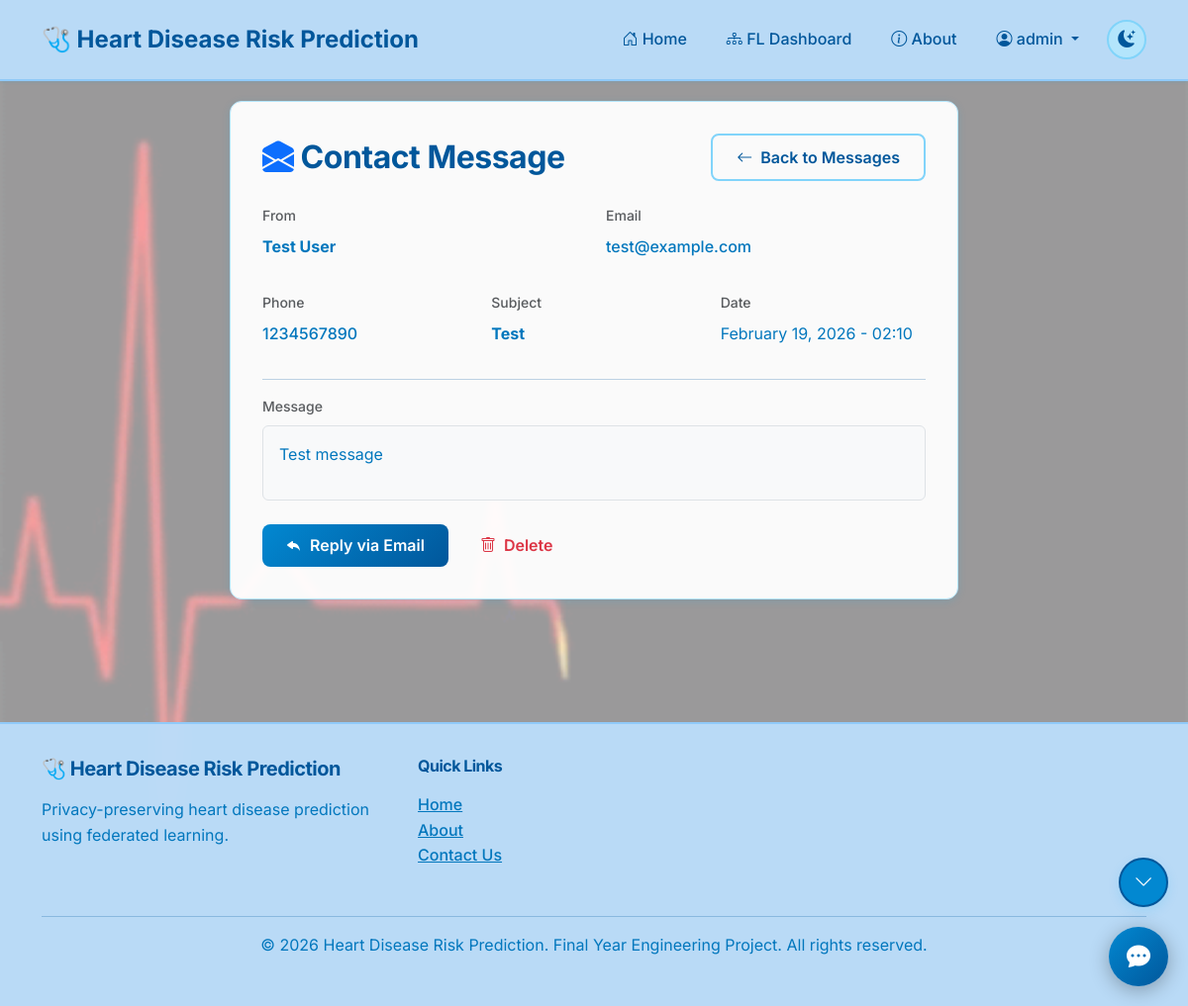
Page /messages/2/ (signed in) on the committed database.
### core/models.py (models this page shows, shortened)
class ContactMessage(models.Model):
    name = models.CharField(max_length=100)
    email = models.EmailField()
    phone = models.CharField(max_length=20, blank=True, null=True)
    subject = models.CharField(max_length=200)
    message = models.TextField()
    submitted_at = models.DateTimeField(auto_now_add=True)
    is_read = models.BooleanField(default=False)
    class Meta:
        ordering = ['-submitted_at']
        verbose_name = 'Contact Message'
        verbose_name_plural = 'Contact Messages'

### core/views.py (the view)
# urls.py: path('messages/<int:message_id>/', views.view_contact_message_admin, name='view_contact_message'),
@login_required
@user_passes_test(is_staff_or_superuser)
def view_contact_message_admin(request, message_id):
    try:
        message = ContactMessage.objects.get(id=message_id)
    except ContactMessage.DoesNotExist:
        messages.error(request, 'Message not found.')
        return redirect('core:contact_messages')
    return render(request, 'admin/view_contact_message.html', {
        'message': message,
        'page_title': f'Message from {message.name}',
    })

### core/context_processors.py (called while the page is built)
def unread_messages(request):
    if request.user.is_authenticated and (request.user.is_staff or request.user.is_superuser):
        try:
            count = ContactMessage.objects.filter(is_read=False).count()
            return {'unread_messages_count': count}
        except Exception:
            return {'unread_messages_count': 0}
    return {'unread_messages_count': 0}

def theme_settings(request):
    theme_settings_obj = None
    if request.user.is_authenticated:
        try:
            theme_settings_obj = UserThemeSettings.objects.get(user=request.user)
        except UserThemeSettings.DoesNotExist:
            theme_settings_obj = UserThemeSettings.objects.create(user=request.user)
    return {
        'user_theme_settings': theme_settings_obj
    }

### core/views.py (called while the page is built)
def is_staff_or_superuser(user):
    return user.is_staff or user.is_superuser

### templates/admin/view_contact_message.html (shortened to what this page needs)
{% extends 'base.html' %}
{% block content %}
<div class="fade-in-up">
    <div class="row justify-content-center">
        <div class="col-lg-8">
            <div class="glass-card">
                <div class="d-flex justify-content-between align-items-center mb-4">
                    <h2 class="fw-bold mb-0">
                        <i class="bi bi-envelope-open-fill text-primary"></i> Contact Message
                    </h2>
                    <a href="{% url 'core:contact_messages' %}" class="btn btn-outline-secondary">
                        <i class="bi bi-arrow-left"></i> Back to Messages
                    </a>
                </div>
                <div class="row mb-3">
                    <div class="col-md-6">
                        <label class="text-muted small">From</label>
                        <p class="fw-bold">{{ message.name }}</p>
                    </div>
                    <div class="col-md-6">
                        <label class="text-muted small">Email</label>
                        <p>
                            <a href="mailto:{{ message.email }}" class="text-decoration-none">
                                {{ message.email }}
                            </a>
                        </p>
                    </div>
                </div>
                <div class="row mb-3">
                    {% if message.phone %}
                    <div class="col-md-4">
                        <label class="text-muted small">Phone</label>
                        <p>
                            <a href="tel:{{ message.phone }}" class="text-decoration-none">
                                {{ message.phone }}
                            </a>
                        </p>
                    </div>
                    {% endif %}
                    <div class="col-md-{% if message.phone %}4{% else %}6{% endif %}">
                        <label class="text-muted small">Subject</label>
                        <p class="fw-bold">{{ message.subject }}</p>
                    </div>
                    <div class="col-md-{% if message.phone %}4{% else %}6{% endif %}">
                        <label class="text-muted small">Date</label>
                        <p>{{ message.submitted_at|date:"F d, Y - H:i" }}</p>
                    </div>
                </div>
                <hr>
                <div class="mb-4">
                    <label class="text-muted small">Message</label>
                    <div class="border rounded p-3 bg-light">
                        {{ message.message|linebreaks }}
                    </div>
                </div>
                <div class="d-flex gap-2">
                    <a href="mailto:{{ message.email }}?subject=Re: {{ message.subject }}"
                       class="btn btn-primary">
                        <i class="bi bi-reply-fill"></i> Reply via Email
                    </a>
                    <a href="{% url 'core:delete_contact_message' message.id %}"
                       class="btn btn-outline-danger"
                       onclick="return confirm('Are you sure you want to delete this message?')">
                        <i class="bi bi-trash"></i> Delete
                    </a>
                </div>
            </div>
        </div>
    </div>
</div>
{% endblock %}

### templates/base.html (shortened to what this page needs)
{% load static %}
<!DOCTYPE html>
<html lang="en" data-theme="light">
<head>
    <link href="https://cdn.jsdelivr.net/npm/bootstrap@5.3.0/dist/css/bootstrap.min.css" rel="stylesheet">
    <link rel="stylesheet" href="https://cdn.jsdelivr.net/npm/bootstrap-icons@1.10.0/font/bootstrap-icons.css">
    <link rel="stylesheet" href="{% static 'css/theme.css' %}">
    <link rel="stylesheet" href="{% static 'css/style.css' %}">
    <link rel="stylesheet" href="{% static 'css/animations.css' %}">
</head>
<body>
    <nav class="navbar navbar-expand-lg sticky-top">
        <div class="container">
            <a class="navbar-brand" href="{% url 'core:home' %}">
                <span>🩺 Heart Disease Risk Prediction</span>
            </a>
            <div class="collapse navbar-collapse" id="navbarNav">
                <ul class="navbar-nav ms-auto align-items-center">
                    <li class="nav-item">
                        <a class="nav-link {% if active_page == 'home' %}active{% endif %}" href="{% url 'core:home' %}" aria-label="Home">
                            <i class="bi bi-house-door"></i> Home
                        </a>
                    </li>
                    <li class="nav-item">
                        <a class="nav-link {% if active_page == 'fl_dashboard' %}active{% endif %}" href="{% url 'federated:dashboard' %}" aria-label="Federated Learning Dashboard">
                            <i class="bi bi-diagram-3"></i> FL Dashboard
                        </a>
                    </li>
                    <li class="nav-item">
                        <a class="nav-link {% if active_page == 'about' %}active{% endif %}" href="{% url 'core:about' %}" aria-label="About">
                            <i class="bi bi-info-circle"></i> About
                        </a>
                    </li>
                    {% if user.is_authenticated %}
                        <li class="nav-item dropdown">
                            <a class="nav-link dropdown-toggle" href="#" id="userDropdown" role="button" data-bs-toggle="dropdown" aria-expanded="false">
                                <i class="bi bi-person-circle"></i> {{ user.username }}
                            </a>
                        </li>
                    {% else %}
                        <li class="nav-item">
                            <a class="nav-link {% if active_page == 'login' %}active{% endif %}" href="{% url 'accounts:login' %}" aria-label="Login">
                                <i class="bi bi-box-arrow-in-right"></i> Login
                            </a>
                        </li>
                    {% endif %}
                    <li class="nav-item ms-2">
                        <button class="theme-toggle" id="themeToggle" title="Toggle Light Blue/Dark Green Mode" aria-label="Toggle light blue and dark green mode">
                            <i class="bi bi-moon-stars-fill" id="themeIcon"></i>
                        </button>
                    </li>
                </ul>
            </div>
        </div>
    </nav>
    <div class="main-container" style="padding-top: 20px;">
        <div class="container">
            <main id="main-content">
                {% block content %}{% endblock %}
            </main>
        </div>
    </div>
    <div class="page-nav-buttons">
        <button id="pageDownBtn" class="page-nav-btn page-down" title="Scroll to Bottom" aria-label="Scroll to bottom">
            <i class="bi bi-chevron-down"></i>
        </button>
    </div>
    <div class="chatbot-widget" id="chatbotWidget">
        <button class="chatbot-toggle" id="chatbotToggle" title="AI Assistant" aria-label="Open AI Assistant">
            <i class="bi bi-chat-dots-fill"></i>
        </button>
    </div>
    <footer class="footer mt-5">
        <div class="container">
            <div class="row">
                <div class="col-md-4 mb-3">
                    <h5> 🩺 Heart Disease Risk Prediction</h5>
                    <p>Privacy-preserving heart disease prediction using federated learning.</p>
                </div>
                <div class="col-md-4 mb-3">
                    <h6>Quick Links</h6>
                    <ul class="list-unstyled">
                        <li><a href="{% url 'core:home' %}">Home</a></li>
                        <li><a href="{% url 'core:about' %}">About</a></li>
                        <li><a href="{% url 'core:contact' %}">Contact Us</a></li>
                    </ul>
                </div>
            </div>
            <hr>
            <div class="text-center">
                <p>&copy; 2026 Heart Disease Risk Prediction. Final Year Engineering Project. All rights reserved.</p>
            </div>
        </div>
    </footer>
</body>
</html>

### static/css/style.css (style rules this page uses)
:root { --page-bg: var(--background-color, #E3F2FD); --card-bg: var(--card-bg, #FFFFFF); --text-main: var(--text-color, #01579B); --text-muted: var(--text-secondary, #0277BD); --border-subtle: var(--border-color, #81D4FA); --accent: var(--primary-color, #0288D1); --accent-strong: var(--primary-dark, #01579B); --success: var(--success-color, #00897B); --info: var(--info-color, #039BE5); --shadow-soft: 0 10px 30px rgba(3, 169, 244, 0.15); }
.btn { position: relative; overflow: hidden; transition: all 0.3s ease; border-radius: 8px; }
.btn-primary { background: linear-gradient(135deg, var(--accent), var(--accent-strong)); border: none; color: white; font-weight: 600; }
label { transition: all 0.3s ease; display: block; margin-bottom: 0.5rem; font-weight: 500; }

### static/css/animations.css (style rules this page uses)
.visible { visibility: visible; }

### rows in the picture
ContactMessage: name "Test User", email "test@example.com", phone "1234567890", subject "Test", submitted_at "February 19, 2026 - 02:10", message "Test message"

### other values in the picture
{{ user.username }} "admin"
